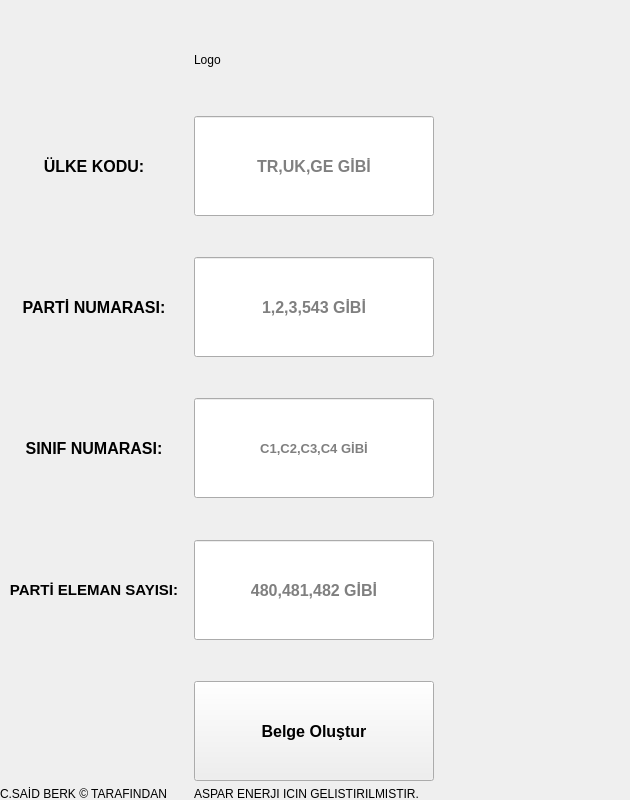
<?xml version="1.0" encoding="UTF-8"?>
<ui version="4.0">
 <class>MainWindow</class>
 <widget class="QMainWindow" name="MainWindow">
  <property name="geometry">
   <rect>
    <x>0</x>
    <y>0</y>
    <width>630</width>
    <height>800</height>
   </rect>
  </property>
  <property name="sizePolicy">
   <sizepolicy hsizetype="Fixed" vsizetype="Fixed">
    <horstretch>0</horstretch>
    <verstretch>0</verstretch>
   </sizepolicy>
  </property>
  <property name="minimumSize">
   <size>
    <width>630</width>
    <height>800</height>
   </size>
  </property>
  <property name="maximumSize">
   <size>
    <width>630</width>
    <height>800</height>
   </size>
  </property>
  <property name="windowTitle">
   <string>ASPARSER</string>
  </property>
  <widget class="QWidget" name="centralwidget">
   <widget class="QWidget" name="gridLayoutWidget">
    <property name="geometry">
     <rect>
      <x>0</x>
      <y>10</y>
      <width>621</width>
      <height>791</height>
     </rect>
    </property>
    <layout class="QGridLayout" name="gridLayout">
     <item row="1" column="0">
      <widget class="QLabel" name="ulke_label">
       <property name="minimumSize">
        <size>
         <width>0</width>
         <height>100</height>
        </size>
       </property>
       <property name="font">
        <font>
         <pointsize>12</pointsize>
         <weight>75</weight>
         <bold>true</bold>
        </font>
       </property>
       <property name="text">
        <string>ÜLKE KODU:</string>
       </property>
       <property name="alignment">
        <set>Qt::AlignCenter</set>
       </property>
      </widget>
     </item>
     <item row="2" column="0">
      <spacer name="verticalSpacer">
       <property name="orientation">
        <enum>Qt::Vertical</enum>
       </property>
       <property name="sizeHint" stdset="0">
        <size>
         <width>20</width>
         <height>40</height>
        </size>
       </property>
      </spacer>
     </item>
     <item row="4" column="0">
      <spacer name="verticalSpacer_2">
       <property name="orientation">
        <enum>Qt::Vertical</enum>
       </property>
       <property name="sizeHint" stdset="0">
        <size>
         <width>20</width>
         <height>40</height>
        </size>
       </property>
      </spacer>
     </item>
     <item row="3" column="1">
      <widget class="QLineEdit" name="parti_line">
       <property name="minimumSize">
        <size>
         <width>0</width>
         <height>100</height>
        </size>
       </property>
       <property name="font">
        <font>
         <pointsize>12</pointsize>
         <weight>75</weight>
         <bold>true</bold>
        </font>
       </property>
       <property name="text">
        <string/>
       </property>
       <property name="alignment">
        <set>Qt::AlignCenter</set>
       </property>
       <property name="placeholderText">
        <string>1,2,3,543 GİBİ</string>
       </property>
      </widget>
     </item>
     <item row="11" column="0">
      <widget class="QLabel" name="label_2">
       <property name="text">
        <string>C.SAİD BERK © TARAFINDAN</string>
       </property>
      </widget>
     </item>
     <item row="0" column="0">
      <spacer name="horizontalSpacer">
       <property name="orientation">
        <enum>Qt::Horizontal</enum>
       </property>
       <property name="sizeHint" stdset="0">
        <size>
         <width>40</width>
         <height>20</height>
        </size>
       </property>
      </spacer>
     </item>
     <item row="7" column="0">
      <widget class="QLabel" name="parti_eleman_label">
       <property name="font">
        <font>
         <pointsize>11</pointsize>
         <weight>75</weight>
         <bold>true</bold>
        </font>
       </property>
       <property name="text">
        <string>PARTİ ELEMAN SAYISI:</string>
       </property>
       <property name="alignment">
        <set>Qt::AlignCenter</set>
       </property>
      </widget>
     </item>
     <item row="6" column="0">
      <spacer name="verticalSpacer_3">
       <property name="orientation">
        <enum>Qt::Vertical</enum>
       </property>
       <property name="sizeHint" stdset="0">
        <size>
         <width>20</width>
         <height>40</height>
        </size>
       </property>
      </spacer>
     </item>
     <item row="5" column="1">
      <widget class="QLineEdit" name="sinif_line">
       <property name="minimumSize">
        <size>
         <width>0</width>
         <height>100</height>
        </size>
       </property>
       <property name="font">
        <font>
         <pointsize>10</pointsize>
         <weight>75</weight>
         <bold>true</bold>
        </font>
       </property>
       <property name="text">
        <string/>
       </property>
       <property name="alignment">
        <set>Qt::AlignCenter</set>
       </property>
       <property name="placeholderText">
        <string>C1,C2,C3,C4 GİBİ</string>
       </property>
      </widget>
     </item>
     <item row="0" column="2">
      <spacer name="horizontalSpacer_2">
       <property name="orientation">
        <enum>Qt::Horizontal</enum>
       </property>
       <property name="sizeHint" stdset="0">
        <size>
         <width>40</width>
         <height>20</height>
        </size>
       </property>
      </spacer>
     </item>
     <item row="7" column="1">
      <widget class="QLineEdit" name="parti_eleman_line">
       <property name="minimumSize">
        <size>
         <width>0</width>
         <height>100</height>
        </size>
       </property>
       <property name="font">
        <font>
         <pointsize>12</pointsize>
         <weight>75</weight>
         <bold>true</bold>
        </font>
       </property>
       <property name="text">
        <string/>
       </property>
       <property name="alignment">
        <set>Qt::AlignCenter</set>
       </property>
       <property name="placeholderText">
        <string>480,481,482 GİBİ</string>
       </property>
      </widget>
     </item>
     <item row="1" column="1">
      <widget class="QLineEdit" name="ulke_line">
       <property name="minimumSize">
        <size>
         <width>0</width>
         <height>100</height>
        </size>
       </property>
       <property name="font">
        <font>
         <pointsize>12</pointsize>
         <weight>75</weight>
         <bold>true</bold>
        </font>
       </property>
       <property name="text">
        <string/>
       </property>
       <property name="alignment">
        <set>Qt::AlignCenter</set>
       </property>
       <property name="placeholderText">
        <string>TR,UK,GE GİBİ</string>
       </property>
      </widget>
     </item>
     <item row="5" column="0">
      <widget class="QLabel" name="sinif_label">
       <property name="font">
        <font>
         <pointsize>12</pointsize>
         <weight>75</weight>
         <bold>true</bold>
        </font>
       </property>
       <property name="text">
        <string>SINIF NUMARASI:</string>
       </property>
       <property name="alignment">
        <set>Qt::AlignCenter</set>
       </property>
      </widget>
     </item>
     <item row="3" column="0">
      <widget class="QLabel" name="parti_label">
       <property name="font">
        <font>
         <pointsize>12</pointsize>
         <weight>75</weight>
         <bold>true</bold>
        </font>
       </property>
       <property name="text">
        <string>PARTİ NUMARASI:</string>
       </property>
       <property name="alignment">
        <set>Qt::AlignCenter</set>
       </property>
      </widget>
     </item>
     <item row="9" column="1">
      <widget class="QPushButton" name="pushButton">
       <property name="minimumSize">
        <size>
         <width>0</width>
         <height>100</height>
        </size>
       </property>
       <property name="font">
        <font>
         <pointsize>12</pointsize>
         <weight>75</weight>
         <italic>false</italic>
         <bold>true</bold>
        </font>
       </property>
       <property name="text">
        <string>Belge Oluştur</string>
       </property>
      </widget>
     </item>
     <item row="8" column="0">
      <spacer name="verticalSpacer_4">
       <property name="orientation">
        <enum>Qt::Vertical</enum>
       </property>
       <property name="sizeHint" stdset="0">
        <size>
         <width>20</width>
         <height>40</height>
        </size>
       </property>
      </spacer>
     </item>
     <item row="0" column="1">
      <widget class="QLabel" name="logo">
       <property name="sizePolicy">
        <sizepolicy hsizetype="Fixed" vsizetype="Fixed">
         <horstretch>0</horstretch>
         <verstretch>0</verstretch>
        </sizepolicy>
       </property>
       <property name="minimumSize">
        <size>
         <width>240</width>
         <height>100</height>
        </size>
       </property>
       <property name="maximumSize">
        <size>
         <width>240</width>
         <height>100</height>
        </size>
       </property>
       <property name="text">
        <string>Logo</string>
       </property>
      </widget>
     </item>
     <item row="11" column="1">
      <widget class="QLabel" name="label_3">
       <property name="text">
        <string>ASPAR ENERJI ICIN GELISTIRILMISTIR.</string>
       </property>
      </widget>
     </item>
    </layout>
   </widget>
  </widget>
 </widget>
 <resources/>
 <connections/>
</ui>
